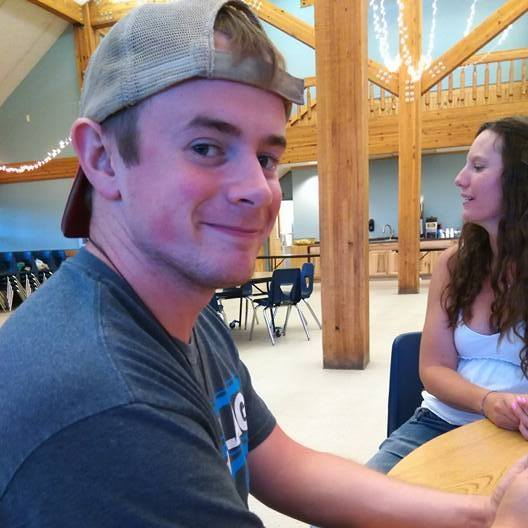
#> input picture prof pic.jpg, 528 x 528 px
$ python Filter_Demo2.py
#> lines starting #> are read from the running program, lines starting #| are printed output that depends on the picture
#!/usr/bin/env python3
# -*- coding: utf-8 -*-
"""
Created on Sat Aug 22 12:08:39 2020

"""

import numpy as np
import cv2
import math
import random
from matplotlib import pyplot as plt
from scipy.signal import convolve2d
#from google.colab.patches import cv2_imshow
#https://docs.opencv.org/master/d4/d86/group__imgproc__filter.html
#https://docs.opencv.org/master/d4/d13/tutorial_py_filtering.html#
# =============================================================================
# #1   average filter
# =============================================================================
im=cv2.imread('prof pic.jpg')
#> im is the input picture: shape (528, 528, 3); mean B, G, R 125.2, 123.5, 136.6
img = cv2.cvtColor(im, cv2.COLOR_BGR2GRAY)
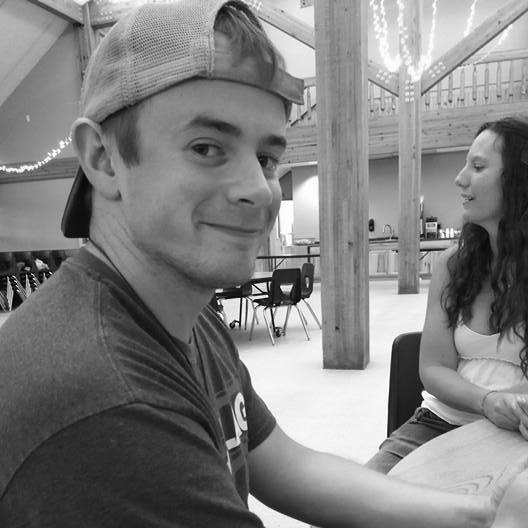
#> img: shape (528, 528); min 0, max 255, mean 127.6
plt.figure()
plt.imshow(img,cmap='gray', vmin=0, vmax=255)
# averaging filter
box = np.array(
    [[0.04, 0.04, 0.04, 0.04, 0.04],
    [0.04, 0.04, 0.04, 0.04, 0.04],
    [0.04, 0.04, 0.04, 0.04, 0.04],
    [0.04, 0.04, 0.04, 0.04, 0.04],
    [0.04, 0.04, 0.04, 0.04, 0.04]]
)
box2 = np.array(
    [[1/9,1/9,1/9],
    [1/9,1/9,1/9],
    [1/9,1/9,1/9]]
)
average = cv2.filter2D(img,-1,box2)
plt.figure()
plt.imshow(average,cmap='gray', vmin=0, vmax=255)

# =============================================================================
###2  sobel filter
# =============================================================================
sobel_vert = np.array([
         [-1.0, 0.0, 1.0]
        ,[-2.0, 0.0, 2.0]
        ,[-1.0, 0.0, 1.0]
        ])
sobel_horiz = sobel_vert.T
# check demo 6 for the real sobel

# use OpenCV functions
dst_vert = cv2.filter2D(img, -1, sobel_vert)
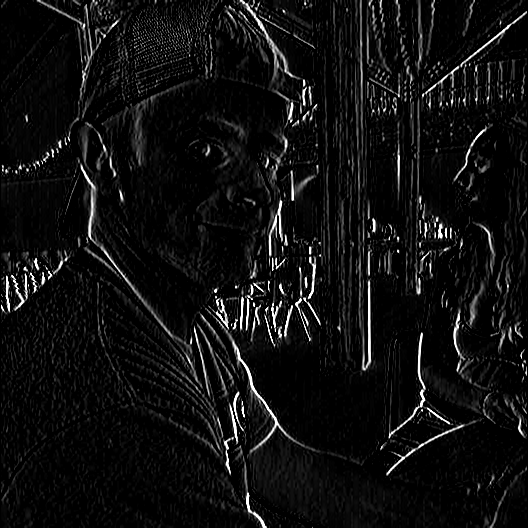
#> dst_vert: shape (528, 528); min 0, max 255, mean 15.7
dst_horiz = cv2.filter2D(img, -1, sobel_horiz)
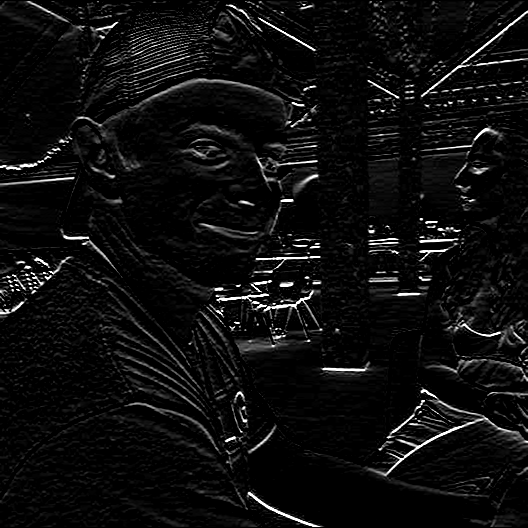
#> dst_horiz: shape (528, 528); min 0, max 255, mean 14
plt.figure()
plt.title('Vert_by opencv')
plt.imshow(dst_vert,cmap='gray', vmin=0, vmax=255)
plt.figure()
plt.title('Horiz_ by opencv')
plt.imshow(dst_horiz,cmap='gray', vmin=0, vmax=255)

#try to use sqrt of vert and horiz, check what is your output and why
grad2 = np.sqrt(np.square(dst_vert) + np.square(dst_horiz)).astype(int)
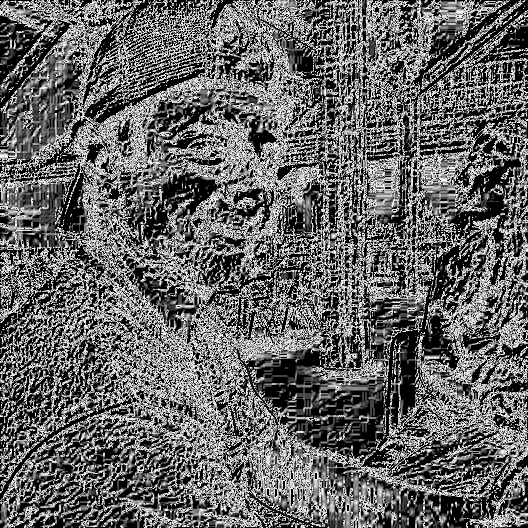
#> grad2: shape (528, 528) int64; min 0, max 15, mean 5.94; drawn with min black and max white
plt.figure()
plt.title('WHy it is so black?')
plt.imshow(grad2,cmap='gray', vmin=0, vmax=255)
grad3=np.maximum(dst_vert, dst_horiz)
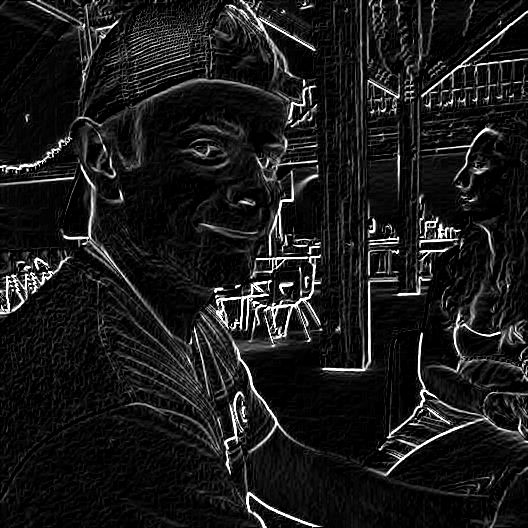
#> grad3: shape (528, 528); min 0, max 255, mean 25.9
plt.figure()
plt.title('Max Edge by opencv')
plt.imshow(grad3,cmap='gray', vmin=0, vmax=255)

# =============================================================================
#3  Laplacian
# =============================================================================
l_kern = np.array([
         [0.0,  1.0, 0.0]
        ,[1.0, -4.0, 1.0]
        ,[0.0,  1.0, 0.0]
        ])
#// alternate form uses diagonals
l_kern2 = np.array([
         [1.0,  1.0, 1.0]
        ,[1.0, -8.0, 1.0]
        ,[1.0,  1.0, 1.0]
        ])
Edge_l = cv2.filter2D(img, -1, l_kern2)
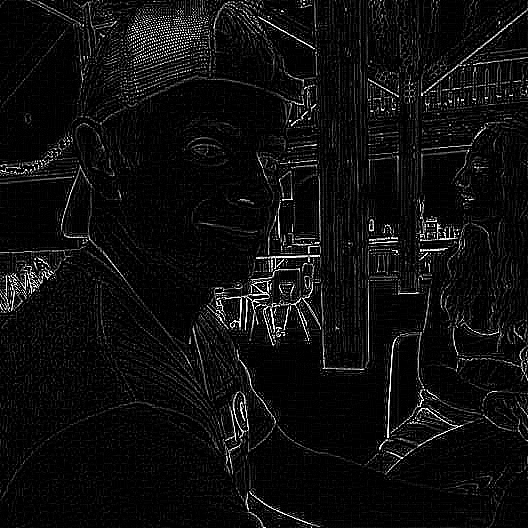
#> Edge_l: shape (528, 528); min 0, max 255, mean 14.7
plt.figure()
plt.title('Laplacian Edge')
plt.imshow(Edge_l,cmap='gray', vmin=0, vmax=255)
# =============================================================================
# 4  median filter
# also check    cv.medianBlur(src, dst, 5);
# =============================================================================
height,width = np.shape(img)
#> height = 528; width = 528
median = np.zeros((height,width),dtype=float)
for i in range(1,height-2):
    for j in range(1,width-2):
        sorted_pixels = sorted(np.ndarray.flatten(img[i-1:i+2,j-1:j+2]))
        median[i][j] = sorted_pixels[4] # how about 5 by 5 block
plt.figure()
plt.title('median filter')
plt.imshow(median,cmap='gray', vmin=0, vmax=255)

# =============================================================================
# 5  gaussian filter
# =============================================================================
#from scipy.ndimage import gaussian_filter
#gaussian_filter(a, sigma=1)
G_ker=np.array([
       [ 4,  6,  8,  9, 11],
       [10, 12, 14, 15, 17],
       [20, 22, 24, 25, 27],
       [29, 31, 33, 34, 36],
       [35, 37, 39, 40, 42]])
G_ker =G_ker/np.sum(G_ker)
Gaussian = cv2.filter2D(img, -1, G_ker)
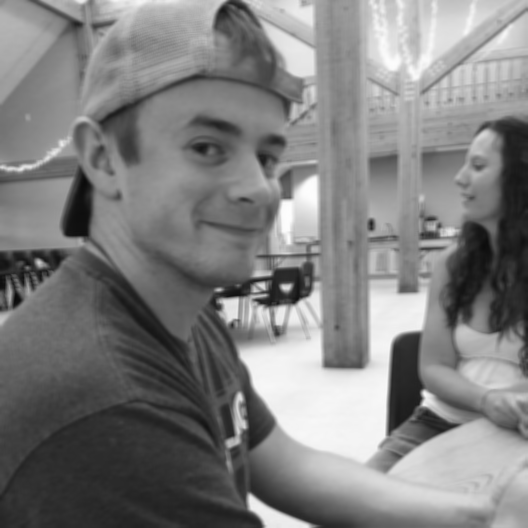
#> Gaussian: shape (528, 528); min 10, max 253, mean 127.5
plt.figure()
plt.title('Gaussian blur')
plt.imshow(Gaussian,cmap='gray', vmin=0, vmax=255)
#what will happen if I don't change back to BGR and show it?
#windowname = 'image'
#cv2.imshow(windowname,imrgb) #this should work but not in Colab
#cv2.waitKey()
#cv2.destroyAllWindows()

$ run again, with kuma.jpg copied over prof pic.jpg
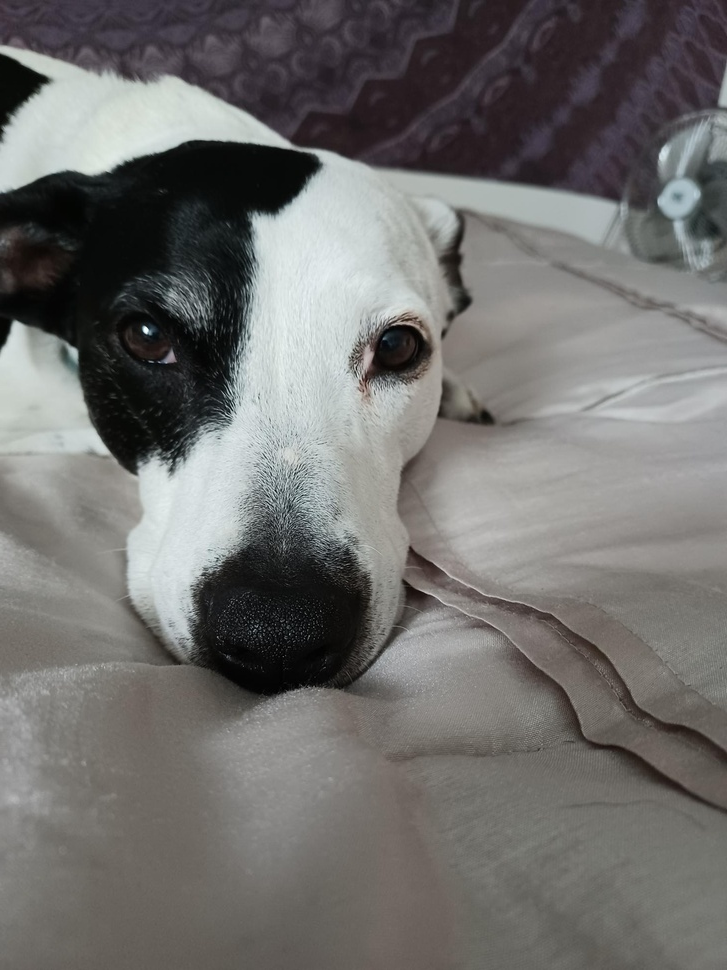
#> input picture kuma.jpg, 727 x 970 px, shrunk from 1500 x 2000 before the run
#> im is the input picture: shape (970, 727, 3); mean B, G, R 109.4, 111.1, 112.1
#> `grad2 = np.sqrt(np.square(dst_vert) + np.square(dst_horiz)).astype(int)`:
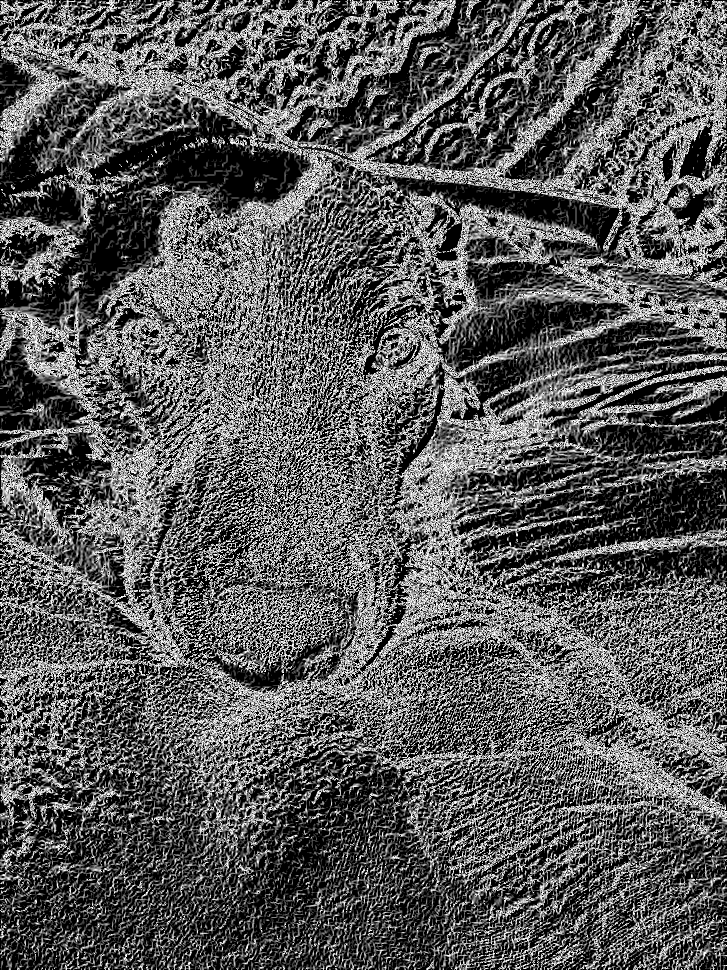
#> grad2: shape (970, 727) int64; min 0, max 15, mean 5.26; drawn with min black and max white
#> `Edge_l = cv2.filter2D(img, -1, l_kern2)`:
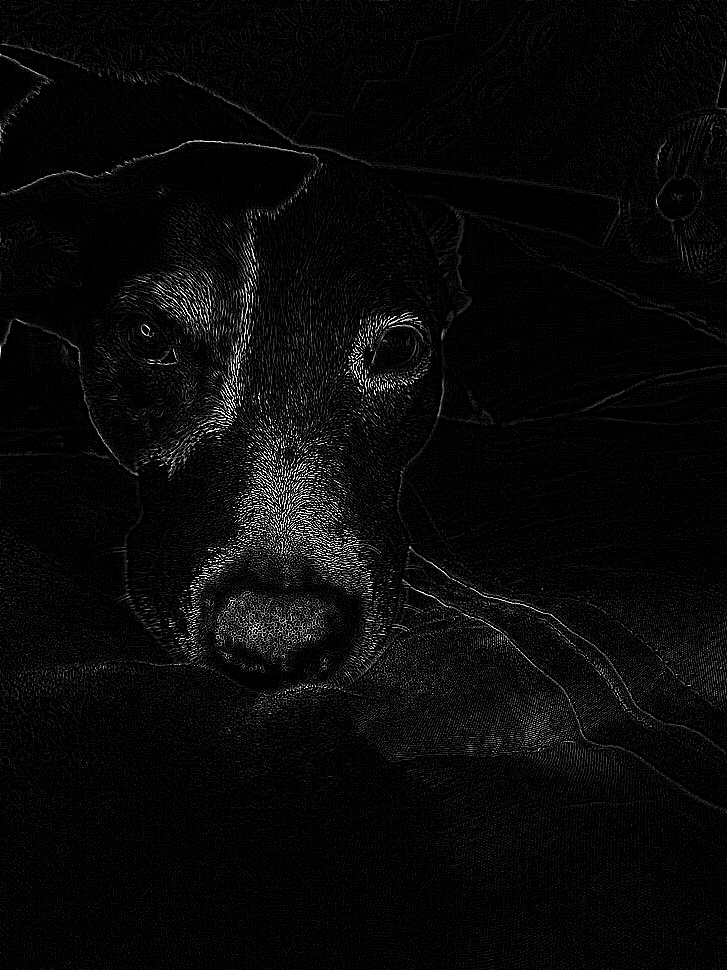
#> Edge_l: shape (970, 727); min 0, max 255, mean 8.8

$ run again, with kuma2.jpg copied over prof pic.jpg
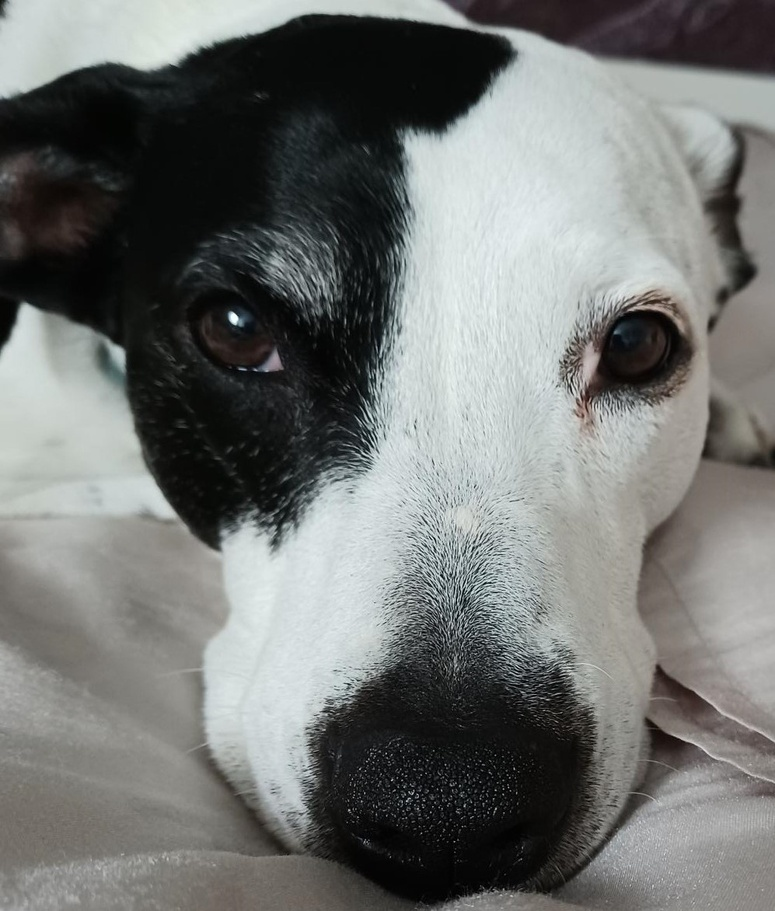
#> input picture kuma2.jpg, 775 x 911 px, shrunk from 997 x 1172 before the run
#> im is the input picture: shape (911, 775, 3); mean B, G, R 114.1, 116.1, 113.9
#> `grad2 = np.sqrt(np.square(dst_vert) + np.square(dst_horiz)).astype(int)`:
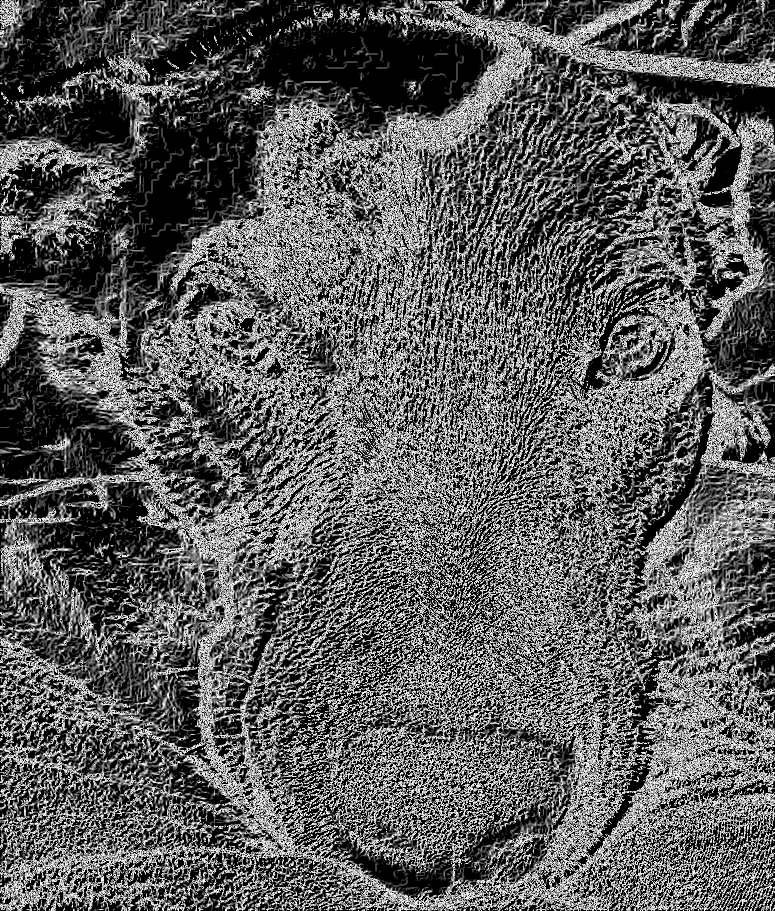
#> grad2: shape (911, 775) int64; min 0, max 15, mean 5.4; drawn with min black and max white
#> `Edge_l = cv2.filter2D(img, -1, l_kern2)`:
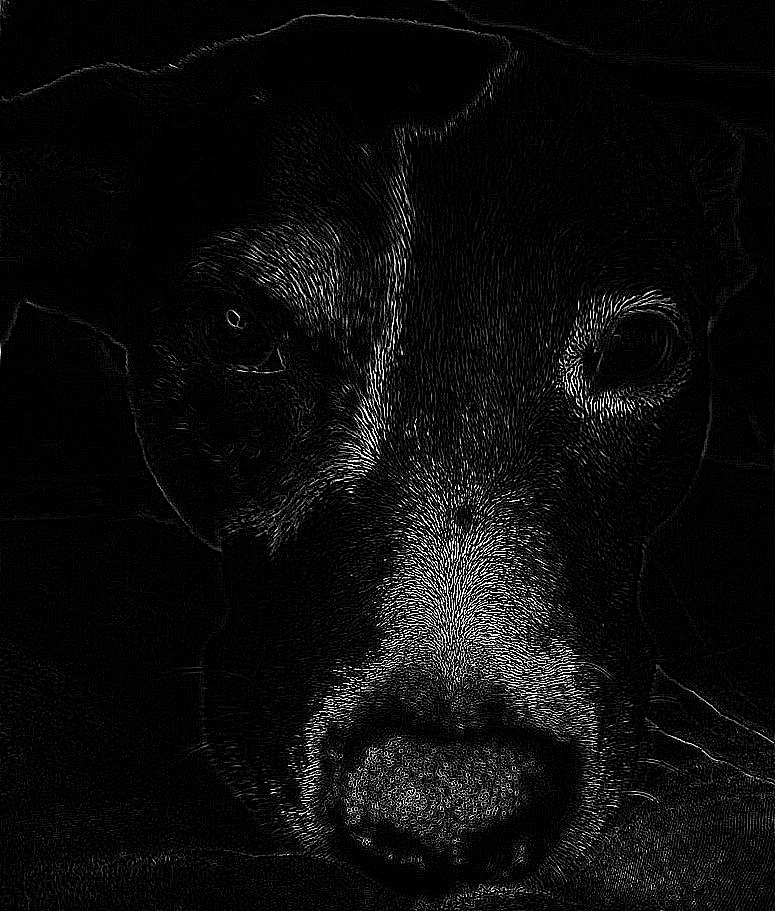
#> Edge_l: shape (911, 775); min 0, max 255, mean 12.6

$ run again, with pup.jpg copied over prof pic.jpg
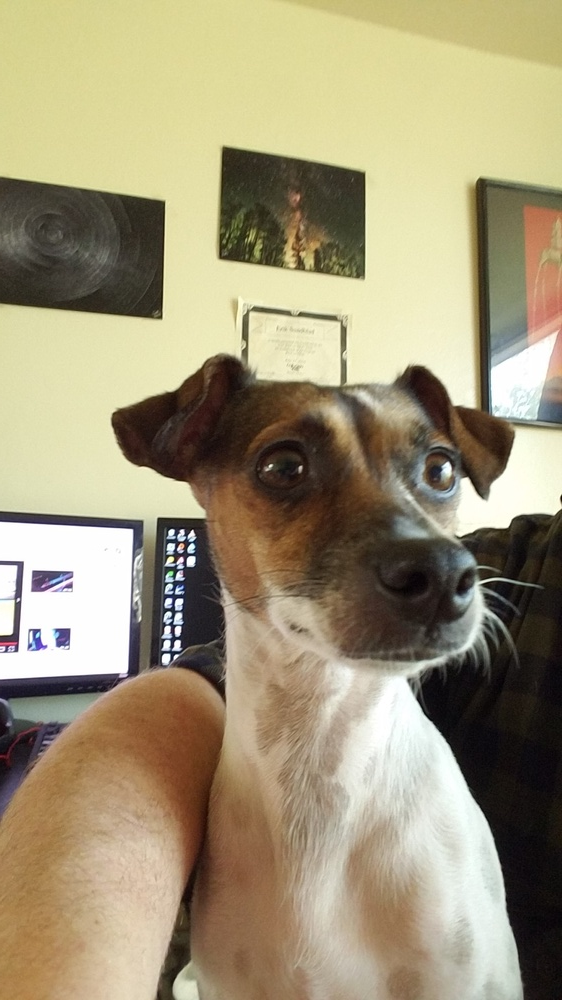
#> input picture pup.jpg, 562 x 1000 px, shrunk from 1080 x 1920 before the run
#> im is the input picture: shape (1000, 562, 3); mean B, G, R 120.8, 149.9, 160.9
#> `Edge_l = cv2.filter2D(img, -1, l_kern2)`:
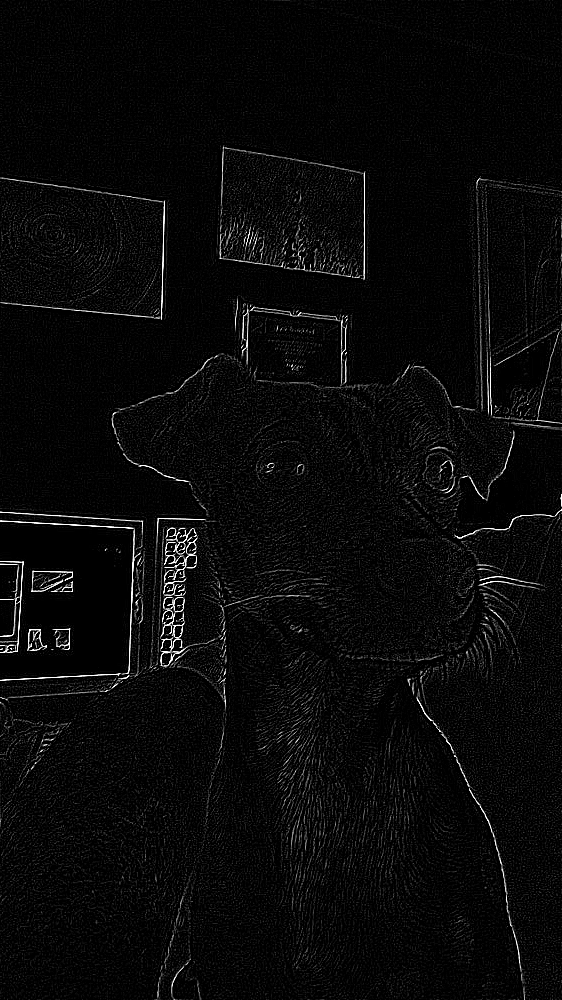
#> Edge_l: shape (1000, 562); min 0, max 255, mean 9.5
